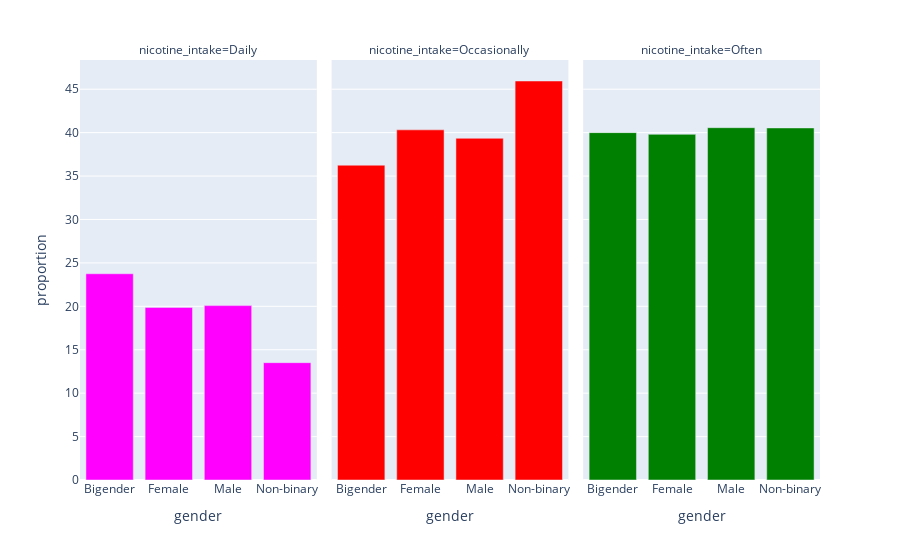

The code cell stored with this chart in its notebook:
### Code cell
# Plotting graphs for each value of nicotine_intake based on gender and the proportion
fig = df_nicotine_perc.plot.bar(x='gender', y='proportion', facet_col='nicotine_intake',
                                color_discrete_map={"Daily":"red","Occasionally":"green","Often":'magenta'})
fig.update_traces(marker_color='magenta', col=1)
fig.update_traces(marker_color='red', col=2)
fig.update_traces(marker_color='green', col=3)
fig.show()

### Figure 1 — Plotly figure (JSON) as saved in the notebook; plotly's stock layout.template omitted (floating-point values rounded to 4 significant figures)
{"data": [{"alignmentgroup": "True", "hovertemplate": "nicotine_intake=Daily<br>gender=%{x}<br>proportion=%{y}<extra></extra>", "legendgroup": "", "marker": {"color": "magenta", "pattern": {"shape": ""}}, "name": "", "offsetgroup": "", "orientation": "v", "showlegend": false, "textposition": "auto", "type": "bar", "x": ["Bigender", "Female", "Male", "Non-binary"], "xaxis": "x", "y": [23.75, 19.87, 20.08, 13.51], "yaxis": "y"}, {"alignmentgroup": "True", "hovertemplate": "nicotine_intake=Occasionally<br>gender=%{x}<br>proportion=%{y}<extra></extra>", "legendgroup": "", "marker": {"color": "red", "pattern": {"shape": ""}}, "name": "", "offsetgroup": "", "orientation": "v", "showlegend": false, "textposition": "auto", "type": "bar", "x": ["Bigender", "Female", "Male", "Non-binary"], "xaxis": "x2", "y": [36.25, 40.32, 39.35, 45.95], "yaxis": "y2"}, {"alignmentgroup": "True", "hovertemplate": "nicotine_intake=Often<br>gender=%{x}<br>proportion=%{y}<extra></extra>", "legendgroup": "", "marker": {"color": "green", "pattern": {"shape": ""}}, "name": "", "offsetgroup": "", "orientation": "v", "showlegend": false, "textposition": "auto", "type": "bar", "x": ["Bigender", "Female", "Male", "Non-binary"], "xaxis": "x3", "y": [40, 39.81, 40.57, 40.54], "yaxis": "y3"}], "layout": {"annotations": [{"font": {}, "showarrow": false, "text": "nicotine_intake=Daily", "x": 0.16, "xanchor": "center", "xref": "paper", "y": 1, "yanchor": "bottom", "yref": "paper"}, {"font": {}, "showarrow": false, "text": "nicotine_intake=Occasionally", "x": 0.5, "xanchor": "center", "xref": "paper", "y": 1, "yanchor": "bottom", "yref": "paper"}, {"font": {}, "showarrow": false, "text": "nicotine_intake=Often", "x": 0.84, "xanchor": "center", "xref": "paper", "y": 1, "yanchor": "bottom", "yref": "paper"}], "barmode": "relative", "legend": {"tracegroupgap": 0}, "margin": {"t": 60}, "xaxis": {"anchor": "y", "domain": [0, 0.32], "title": {"text": "gender"}}, "xaxis2": {"anchor": "y2", "domain": [0.34, 0.66], "matches": "x", "title": {"text": "gender"}}, "xaxis3": {"anchor": "y3", "domain": [0.68, 1.0], "matches": "x", "title": {"text": "gender"}}, "yaxis": {"anchor": "x", "domain": [0, 1], "title": {"text": "proportion"}}, "yaxis2": {"anchor": "x2", "domain": [0, 1], "matches": "y", "showticklabels": false}, "yaxis3": {"anchor": "x3", "domain": [0, 1], "matches": "y", "showticklabels": false}}}
